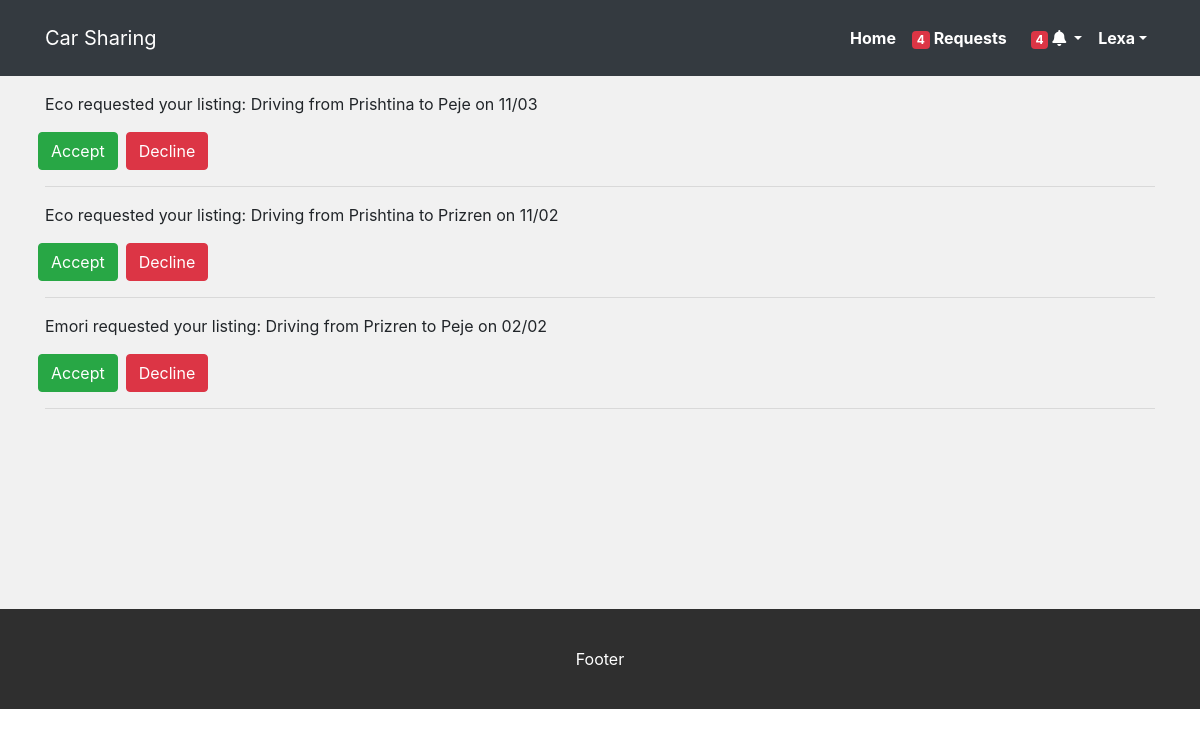
The app's page /requests (signed in), older data.
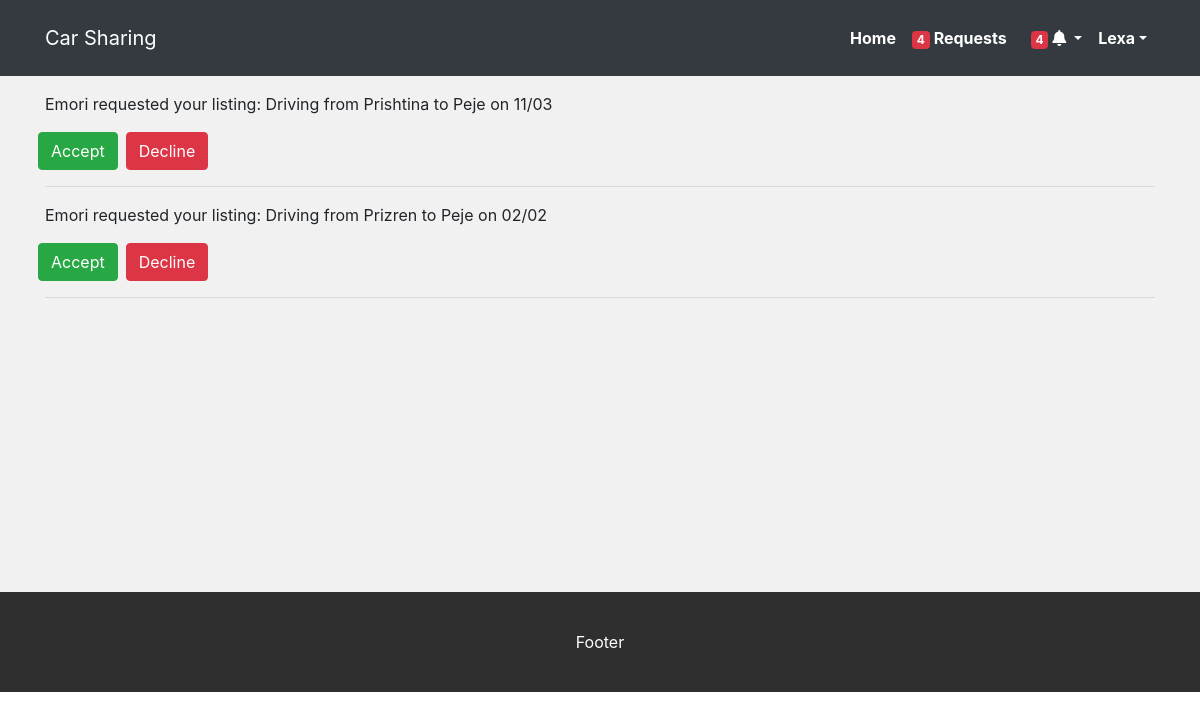
The same page, newer data.
### models.py (models this page shows, shortened)
class User(db.Model):
    __tablename__ = 'users'
    id = db.Column(db.Integer, primary_key=True)
    first_name = db.Column(db.String(45))
    last_name = db.Column(db.String(45))
    email = db.Column(db.String(255))
    password = db.Column(db.String(255))
    created_at = db.Column(db.DateTime, server_default=func.now())
    updated_at = db.Column(db.DateTime, server_default=func.now(), onupdate=func.now())
    listings_requested_by_this_user = db.relationship('Listing', secondary=requests, lazy='dynamic',backref=db.backref('users', lazy=True))
    notifications_by_users = db.relationship('User', secondary=notifications, primaryjoin=id==notifications.c.receiver_id, secondaryjoin=id==notifications.c.sender_id, lazy='dynamic',backref=db.backref('accept_decline_notifications', lazy=True))

class UserRequest(db.Model):
    __tablename__ = 'requests'
    __table_args__ = {'extend_existing': True}

class Listing(db.Model):
    __tablename__ = 'listings'
    id = db.Column(db.Integer, primary_key=True)
    user_id = db.Column(db.Integer, db.ForeignKey("users.id", ondelete="cascade"), nullable=False)
    location_from = db.Column(db.String())
    location_to = db.Column(db.String())
    description = db.Column(db.String())
    date = db.Column(db.DateTime)
    price = db.Column(db.String)
    created_at = db.Column(db.DateTime, server_default=func.now())
    updated_at = db.Column(db.DateTime, server_default=func.now(), onupdate=func.now())
    user = db.relationship('User', foreign_keys=[user_id], backref="user_listings")
    users_request_this_listing = db.relationship('User', secondary=requests, lazy='dynamic', backref=db.backref('listings', lazy=True))

### controller_functions.py (the view)
def requests():
    sql = text('SELECT l.*, l.date AS ldate, r.accepted, strftime("%m", l.date) AS month, strftime("%d", l.date) AS day, u.first_name AS requester_name, u.last_name AS requester_lastname, u.id AS requester_id FROM listings l JOIN requests r ON l.id = r.listing_id JOIN users u ON r.user_id = u.id WHERE l.user_id = '+str(session['user_id'])+' ORDER BY l.date DESC')
    listings = db.engine.execute(sql)
    logged_in_user = User.query.get(session['user_id'])
    return render_template("requests.html", logged_in_user=logged_in_user, listings=listings)

### templates/requests.html
{% include 'includes/header.html' %}
<div class="container my-3 content-height">
    {% for listing in listings %}
    <p>{{listing.requester_name}} requested your listing: {{listing.description}} on {{listing.day}}/{{listing.month}}</p>
    <div class="row">
        {% if listing.accepted == 1 %}
        Accepted
        {% elif listing.accepted == 2 %}
        Declined
        {% else %}
    <form action="/{{listing.id}}/accept/{{listing.requester_id}}" method="post" class="mx-2">
        <input type="submit" class="btn btn-success" name="accept" value="Accept">
    </form>
    <form action="/{{listing.id}}/decline/{{listing.requester_id}}" method="post">
        <input type="submit" class="btn btn-danger" name="decline" value="Decline">
    </form>
    {% endif %}
    </div>
    <hr>
    {% endfor %}
</div>
{% include 'includes/footer.html' %}

### templates/includes/header.html (shortened to what this page needs)
<!DOCTYPE html>
<html lang="en">
<head>
    <link rel="stylesheet" type="text/css" href="{{ url_for('static', filename='css/bootstrap.min.css') }}">
    <link rel="stylesheet" href="https://use.fontawesome.com/releases/v5.8.2/css/all.css"
>
    <link rel="stylesheet" type="text/css" href="{{ url_for('static', filename='css/style.css') }}">
</head>
<div id="wrapper">
<body>
    <div id="header" class="full-rel-left">
        <nav class="navbar navbar-expand-lg navbar-dark">
            <div class="container">
                <a href="/" class="navbar-brand">Car Sharing</a>
                <div class="collapse navbar-collapse justify-content-end" id="navbarSupportedContent">
                    <ul class="navbar-nav ml-auto nav-flex-icons">
                        {% if(logged_in_user) %}
                        <li class="nav-item active">
                            <a class="nav-link" href="/">Home</a>
                        </li>
                        <li class="nav-item">
                            <a class="nav-link" href="/requests"><span class="badge badge-danger mr-1">4</span>Requests</a>
                        </li>
                        <li class="nav-item dropdown">
                            <a class="nav-link dropdown-toggle" data-toggle="dropdown" href="#" aria-haspopup="true"
                                aria-expanded="true">
                                <span class="badge badge-danger ml-2">4</span>
                                <i class="fas fa-bell"></i>
                            </a>
                        </li>
                        <li class="nav-item dropdown">
                            <a class="nav-link dropdown-toggle" data-toggle="dropdown" href="#" role="button"
                                aria-haspopup="true" aria-expanded="false">{{logged_in_user.first_name}}</a>
                        </li>
                        {% endif %}
                    </ul>
                </div>
            </div>
        </nav>
    </div>

### templates/includes/footer.html (shortened to what this page needs)
<footer class="page-footer" id="footer">
    Footer
</footer>
</div>
</body>
</html>

### static/css/style.css (style rules this page uses)
#wrapper { background-color: #f1f1f1; }
.full-rel-left { width: 100%; }
#header { padding: 10px 0; background-color: #343A40; }
.navbar-dark .navbar-nav .nav-link { color: #fff; font-weight: bolder; }
div.content-height { min-height: 300px; }
#footer { background-color: #2f2f2f; color: #fff; width: 100%; height: 100px; text-align: center; display: flex; align-items: center; justify-content: center; margin-top: 200px; }

Row changes from the older to the newer data that the page shows:
removed UserRequest: requester_name "Eco", description "Driving from Prishtina to Prizren", day "11", month "02"
changed UserRequest "Driving from Prishtina to Peje": requester_name "Eco" → "Emori"
